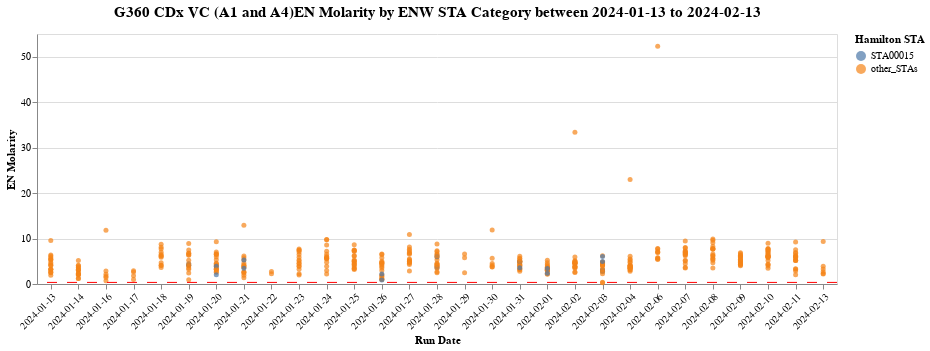

Source (notebook cell):
### Code cell
## Plot by color by each STA category
sta_en_molarity_scatterplot = alt.Chart(g360_data_sub_en).mark_circle(size=25).encode(#(outliers=False, size=25).encode(
    x=alt.X(f'created_YYMMDD:N',
            title=f'Run Date',
            axis=alt.Axis(labelAngle=-45,
                          labelOverlap=False),
#             tooltip=['pacific_time', 'qscore_index']
            ),
    y=alt.Y('molarity_EN:Q',
            title='EN Molarity',
            scale=alt.Scale(zero=False)
            ),
    color=alt.Color(f'sta_category:N', title='STA Category', legend=alt.Legend(title="Hamilton STA", orient="right")),
).properties(
    width=800,
    height=250,
    title=alt.TitleParams(text=f'G360 CDx VC (A1 and A4)EN Molarity by ENW STA Category between 2024-01-13 to 2024-02-13',
                          anchor='middle',
                          fontSize=15,
                          dy=-10)
)
line1 = alt.Chart(pd.DataFrame({'y': [0.35]})).mark_rule(strokeDash=[10, 10],color = 'red').encode(y='y')
# line2 = alt.Chart(pd.DataFrame({'y': [200]})).mark_rule(strokeDash=[10, 10],color = 'red').encode(y='y')
sta_en_molarity_scatterplot + line1

### Figure 1 — Vega-Lite specification as saved in the notebook (floating-point values rounded to 4 significant figures; data arrays with more than 128 entries replaced by an {"elided": "..."} marker saying what was removed)
{"config": {"view": {"continuousWidth": 400, "continuousHeight": 300}}, "layer": [{"data": {"name": "data-28d3d539b1642f3f1a7c4177ff349943"}, "mark": {"type": "circle", "size": 25}, "encoding": {"color": {"type": "nominal", "field": "sta_category", "legend": {"orient": "right", "title": "Hamilton STA"}, "title": "STA Category"}, "x": {"type": "nominal", "axis": {"labelAngle": -45, "labelOverlap": false}, "field": "created_YYMMDD", "title": "Run Date"}, "y": {"type": "quantitative", "field": "molarity_EN", "scale": {"zero": false}, "title": "EN Molarity"}}, "height": 250, "title": {"text": "G360 CDx VC (A1 and A4)EN Molarity by ENW STA Category between 2024-01-13 to 2024-02-13", "anchor": "middle", "dy": -10, "fontSize": 15}, "width": 800}, {"data": {"name": "data-00fb6de65e3037df6de536779a38879a"}, "mark": {"type": "rule", "color": "red", "strokeDash": [10, 10]}, "encoding": {"y": {"type": "quantitative", "field": "y"}}}], "$schema": "https://vega.github.io/schema/vega-lite/v4.8.1.json", "datasets": {"data-28d3d539b1642f3f1a7c4177ff349943": {"elided": "421 records"}, "data-00fb6de65e3037df6de536779a38879a": [{"y": 0.35}]}}
